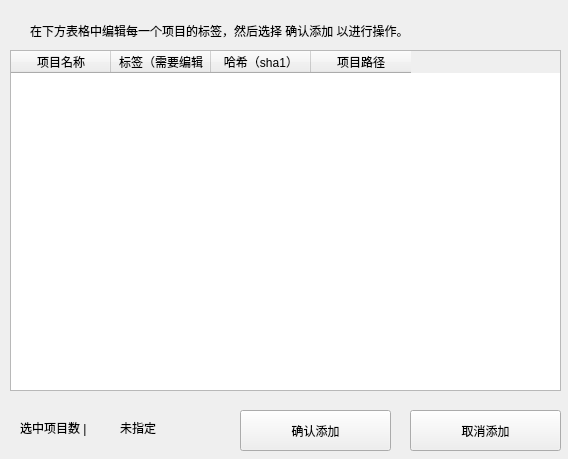
<?xml version="1.0" encoding="UTF-8"?>
<ui version="4.0">
 <class>Form_addFiles</class>
 <widget class="QWidget" name="Form_addFiles">
  <property name="geometry">
   <rect>
    <x>0</x>
    <y>0</y>
    <width>568</width>
    <height>459</height>
   </rect>
  </property>
  <property name="windowTitle">
   <string>添加多个项目 | 帆式文件管理器</string>
  </property>
  <widget class="QTableWidget" name="tableWidget">
   <property name="geometry">
    <rect>
     <x>10</x>
     <y>50</y>
     <width>551</width>
     <height>341</height>
    </rect>
   </property>
   <column>
    <property name="text">
     <string>项目名称</string>
    </property>
   </column>
   <column>
    <property name="text">
     <string>标签（需要编辑</string>
    </property>
   </column>
   <column>
    <property name="text">
     <string>哈希（sha1）</string>
    </property>
   </column>
   <column>
    <property name="text">
     <string>项目路径</string>
    </property>
   </column>
  </widget>
  <widget class="QLabel" name="label">
   <property name="geometry">
    <rect>
     <x>30</x>
     <y>20</y>
     <width>511</width>
     <height>21</height>
    </rect>
   </property>
   <property name="text">
    <string>在下方表格中编辑每一个项目的标签，然后选择 确认添加 以进行操作。</string>
   </property>
   <property name="buddy">
    <cstring>tableWidget</cstring>
   </property>
  </widget>
  <widget class="QLabel" name="label_2">
   <property name="geometry">
    <rect>
     <x>20</x>
     <y>420</y>
     <width>91</width>
     <height>16</height>
    </rect>
   </property>
   <property name="text">
    <string>选中项目数 |</string>
   </property>
  </widget>
  <widget class="QLabel" name="label_count">
   <property name="geometry">
    <rect>
     <x>120</x>
     <y>420</y>
     <width>91</width>
     <height>16</height>
    </rect>
   </property>
   <property name="text">
    <string>未指定</string>
   </property>
  </widget>
  <widget class="QPushButton" name="pushButton_cancel">
   <property name="geometry">
    <rect>
     <x>410</x>
     <y>410</y>
     <width>151</width>
     <height>41</height>
    </rect>
   </property>
   <property name="text">
    <string>取消添加</string>
   </property>
  </widget>
  <widget class="QPushButton" name="pushButton_confirm">
   <property name="geometry">
    <rect>
     <x>240</x>
     <y>410</y>
     <width>151</width>
     <height>41</height>
    </rect>
   </property>
   <property name="text">
    <string>确认添加</string>
   </property>
  </widget>
 </widget>
 <resources/>
 <connections/>
</ui>
